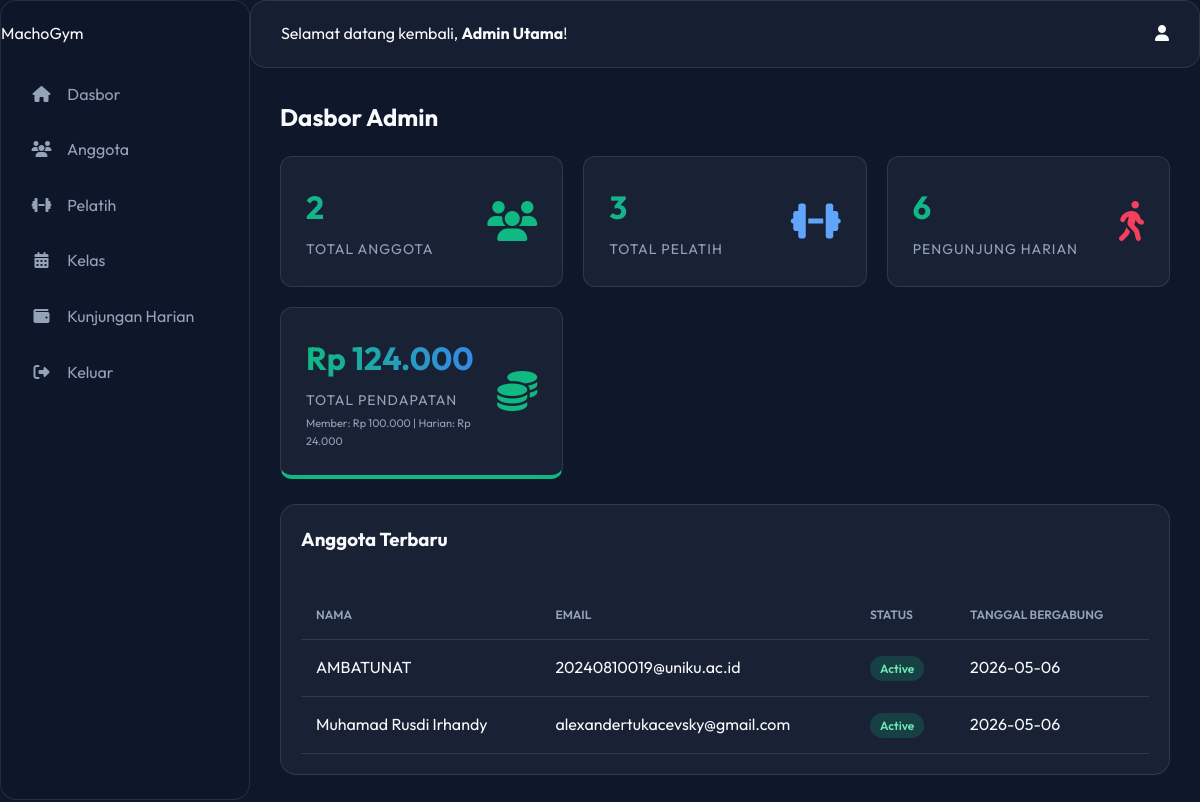
Screenshot of /index.php?page=admin_dashboard (signed in) with the database file from the repository.
### tables this page shows
CREATE TABLE `members` (
  `id` int(11) NOT NULL,
  `user_id` int(11) NOT NULL,
  `trainer_id` int(11) DEFAULT NULL,
  `status` enum('active','inactive') DEFAULT 'active',
  `join_date` date DEFAULT NULL
);

CREATE TABLE `users` (
  `id` int(11) NOT NULL,
  `name` varchar(100) NOT NULL,
  `email` varchar(100) NOT NULL,
  `phone` varchar(20) DEFAULT NULL,
  `address` text DEFAULT NULL,
  `password` varchar(255) NOT NULL,
  `role` enum('admin','trainer','member') NOT NULL,
  `created_at` timestamp NOT NULL DEFAULT current_timestamp()
);

### views/admin/dashboard.php (the view, shortened to what this page needs)
<?php
require_once 'views/layouts/header.php';
$db = new Database();
$conn = $db->getConnection();
$stmt = $conn->query("SELECT COUNT(*) as total FROM members");
$total_members = $stmt->fetch()['total'];
$stmt = $conn->query("SELECT COUNT(*) as total FROM trainers");
$total_trainers = $stmt->fetch()['total'];
$conn->exec("
    CREATE TABLE IF NOT EXISTS `non_member_payments` (
        `id` int(11) NOT NULL AUTO_INCREMENT,
        `name` varchar(100) NOT NULL,
        `amount` decimal(10,2) NOT NULL,
        `payment_date` date NOT NULL,
        `created_at` timestamp DEFAULT CURRENT_TIMESTAMP,
        PRIMARY KEY (`id`)
    ) ENGINE=InnoDB DEFAULT CHARSET=utf8mb4;
");
$stmt = $conn->query("SELECT SUM(amount) as total FROM payments WHERE status = 'paid'");
$membership_revenue = $stmt->fetch()['total'] ?? 0;
$stmt = $conn->query("SELECT SUM(amount) as total, COUNT(*) as count FROM non_member_payments");
$non_member_data = $stmt->fetch();
$non_membership_revenue = $non_member_data['total'] ?? 0;
$total_non_members = $non_member_data['count'] ?? 0;
$grand_total_revenue = $membership_revenue + $non_membership_revenue;
?>
<h2 style="margin-bottom: 20px;">Dasbor Admin</h2>
<div class="grid-cards" style="margin-bottom: 25px;">
    <div class="stat-card glass">
        <div class="stat-info">
            <h3><?php echo $total_members; ?></h3>
            <p>Total Anggota</p>
        </div>
        <div class="stat-icon">
            <i class="fa fa-users" style="color: var(--primary);"></i>
        </div>
    </div>
    <div class="stat-card glass">
        <div class="stat-info">
            <h3><?php echo $total_trainers; ?></h3>
            <p>Total Pelatih</p>
        </div>
        <div class="stat-icon">
            <i class="fa fa-dumbbell" style="color: #60a5fa;"></i>
        </div>
    </div>
    <div class="stat-card glass">
        <div class="stat-info">
            <h3><?php echo $total_non_members; ?></h3>
            <p>Pengunjung Harian</p>
        </div>
        <div class="stat-icon">
            <i class="fa fa-walking" style="color: #f43f5e;"></i>
        </div>
    </div>
    <div class="stat-card glass" style="border-bottom: 4px solid #10b981;">
        <div class="stat-info">
            <h3>Rp <?php echo number_format($grand_total_revenue, 0, ',', '.'); ?></h3>
            <p>Total Pendapatan</p>
            <span style="font-size: 11px; color: var(--text-muted); display: block; margin-top: 4px;">
                Member: Rp <?php echo number_format($membership_revenue, 0, ',', '.'); ?> |
                Harian: Rp <?php echo number_format($non_membership_revenue, 0, ',', '.'); ?>
            </span>
        </div>
        <div class="stat-icon">
            <i class="fa fa-coins" style="color: #10b981;"></i>
        </div>
    </div>
</div>
<div class="glass" style="padding: 20px;">
    <h3 style="margin-bottom: 15px;">Anggota Terbaru</h3>
    <div class="table-container">
        <table class="table">
            <thead>
                <tr>
                    <th>Nama</th>
                    <th>Email</th>
                    <th>Status</th>
                    <th>Tanggal Bergabung</th>
                </tr>
            </thead>
            <tbody>
                <?php
                $stmt = $conn->query("SELECT u.name, u.email, m.status, m.join_date FROM members m JOIN users u ON m.user_id = u.id ORDER BY m.id DESC LIMIT 5");
                while ($row = $stmt->fetch()):
                ?>
                <tr>
                    <td><?php echo $row['name']; ?></td>
                    <td><?php echo $row['email']; ?></td>
                    <td>
                        <span class="badge <?php echo $row['status'] == 'active' ? 'badge-success' : 'badge-danger'; ?>">
                            <?php echo ucfirst($row['status']); ?>
                        </span>
                    </td>
                    <td><?php echo $row['join_date']; ?></td>
                </tr>
                <?php endwhile; ?>
            </tbody>
        </table>
    </div>
</div>
<?php require_once 'views/layouts/footer.php'; ?>

### assets/css/style.css (style rules this page uses)
:root { --bg-dark: #0f172a; --bg-card: rgba(30, 41, 59, 0.7); --primary: #10b981; --primary-hover: #059669; --secondary: #3b82f6; --text-main: #f8fafc; --text-muted: #94a3b8; --border-color: rgba(255, 255, 255, 0.1); --glass-blur: blur(12px); }
* { margin: 0; padding: 0; box-sizing: border-box; font-family: 'Outfit', sans-serif; }
body { background-color: var(--bg-dark); color: var(--text-main); overflow-x: hidden; line-height: 1.6; }
.glass { background: var(--bg-card); backdrop-filter: var(--glass-blur); -webkit-backdrop-filter: var(--glass-blur); border: 1px solid var(--border-color); border-radius: 16px; }

### assets/css/dashboard.css (style rules this page uses)
.dashboard-body { background-color: var(--bg-dark); margin: 0; padding: 0; overflow-x: hidden; }
.grid-cards { display: grid; grid-template-columns: repeat(auto-fit, minmax(250px, 1fr)); gap: 20px; margin-bottom: 30px; }
.stat-card { padding: 25px; border-radius: 12px; display: flex; align-items: center; justify-content: space-between; transition: transform 0.3s; }
.stat-info h3 { font-size: 32px; margin-bottom: 5px; background: linear-gradient(to right, var(--primary), var(--secondary)); -webkit-background-clip: text; -webkit-text-fill-color: transparent; }
.stat-info p { color: var(--text-muted); font-size: 14px; text-transform: uppercase; letter-spacing: 1px; }
.stat-icon { font-size: 40px; color: rgba(255,255,255,0.1); }
.table-container { width: 100%; overflow-x: auto; }
.table { width: 100%; border-collapse: collapse; margin-top: 20px; }
.table th, .table td { padding: 15px; text-align: left; border-bottom: 1px solid var(--border-color); }
.table th { color: var(--text-muted); font-weight: 600; text-transform: uppercase; font-size: 12px; }
.badge { padding: 5px 10px; border-radius: 20px; font-size: 12px; font-weight: 600; }
.badge-success { background: rgba(16, 185, 129, 0.2); color: #6ee7b7; }

### rows the page displays
members: user.name "AMBATUNAT", user.email "20240810019@uniku.ac.id", status "Active", join_date "2026-05-06"
members: user.name "Muhamad Rusdi Irhandy", user.email "alexandertukacevsky@gmail.com", status "Active", join_date "2026-05-06"

### other values shown
$_SESSION['user_name'] "Admin Utama"
$total_members "2"
$total_trainers "3"
$total_non_members "6"
$grand_total_revenue "124.000"
$membership_revenue "100.000"
$non_membership_revenue "24.000"
